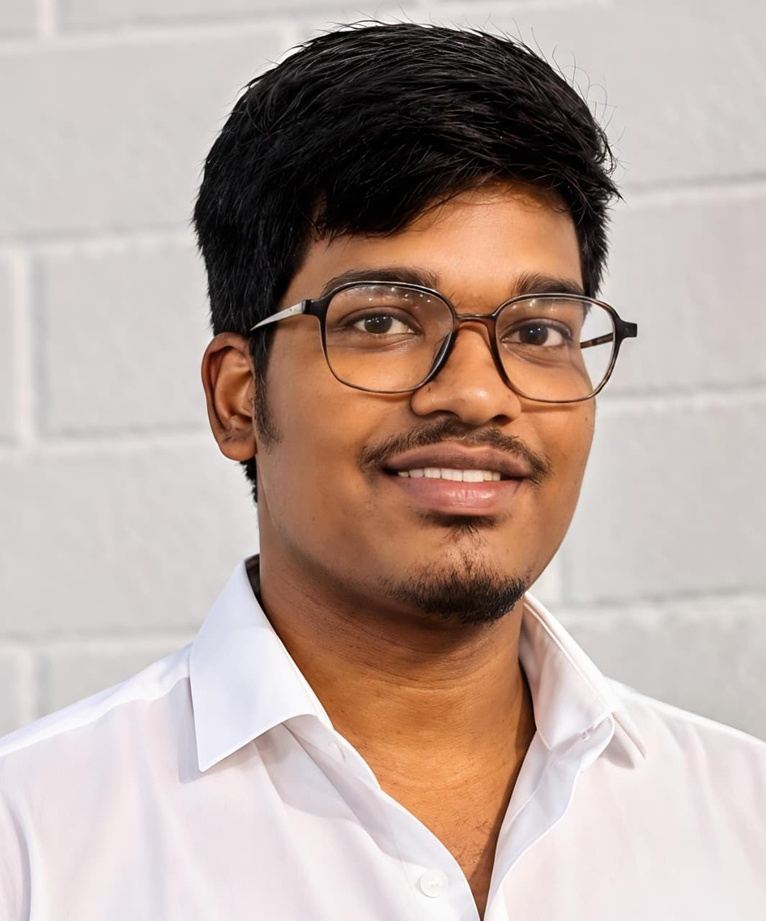
#> input picture Tamizh.jpeg, 766 x 921 px, shrunk from 1065 x 1280 before the run
$ jupyter execute DIPT_EXP_05.ipynb   (older library calls are emulated)
#> lines starting #> are read from the running program, lines starting #| are printed output that depends on the picture
# Name : TAMIZHSELVAN B
# Reg No. : 212223230225
# Exp. No : 5 ( Implementation of filters )

[cell 1]
import cv2
import numpy as np
import matplotlib.pyplot as plt
# Syntex
# dst = cv2.filter2D(src, ddepth, kernel[, dst[, anchor[, delta[, borderType]]]])
# Define a Kernel
kernel = np.ones((5,5), dtype = np.float32) / 5**2
print (kernel)

[cell 2]
# To Perform Convolution
image = cv2.imread('Tamizh.jpeg')
#> image is the input picture: shape (921, 766, 3); mean B, G, R 158, 166.1, 184.6

dst = cv2.filter2D(image, ddepth = -1, kernel = kernel)
plt.axis('on')
plt.imshow(image[:,:,::-1])
plt.title("Original Image")
plt.show()
plt.axis('on')
plt.imshow(dst[:,:,::-1])
plt.title("Convolution Result")
plt.show()

[cell 3]
# Syntex
# dst = cv2.blur(src, ksize[, dst[, anchor[, borderType]]])
average_filter = cv2.blur(image, (30,30))
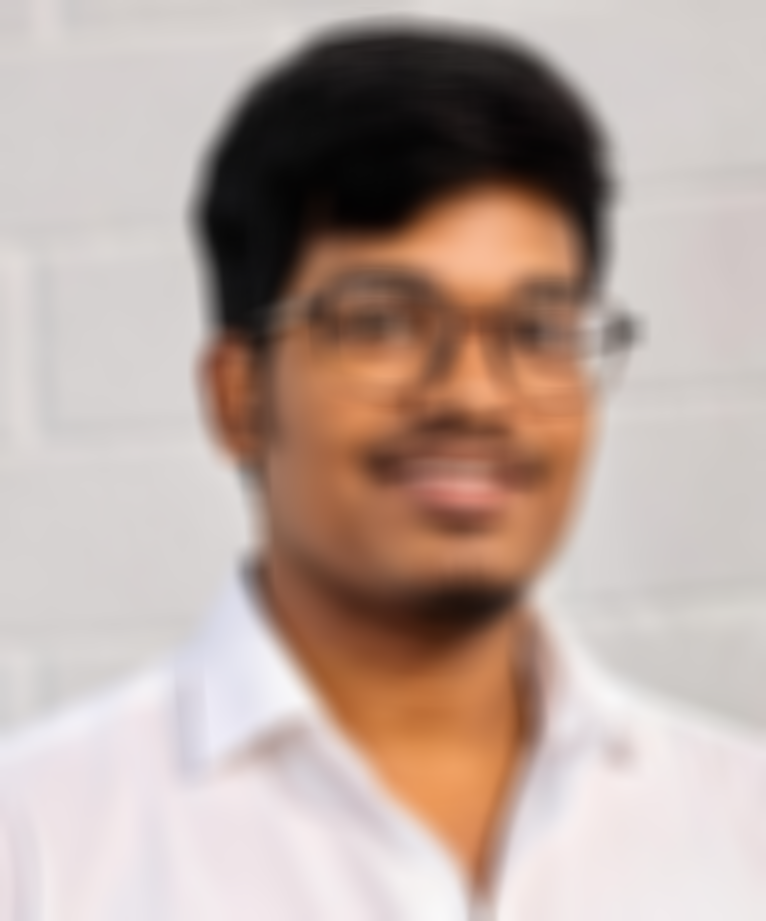
#> average_filter: shape (921, 766, 3); mean B, G, R 158, 166, 184.6
# Display the images.
plt.imshow(image [:, :, ::-1])
plt.title('Input Image')
plt.show()
plt.imshow(average_filter[:, :, ::-1])
plt.title('Output Image ( Average Filter)')

[cell 4]
# Syntex
# dst = cv2.GaussianBlur(src, ksize, sigmaX[, dst[, sigmaY[, borderType]]])
kernel = np.array([[1,2,1],
                   [2,4,2],
                   [1,2,1]])/16
weighted_average_filter = cv2.filter2D(image, -1, kernel)
# Display the images.
plt.imshow(image [:, :, ::-1])
plt.title('Input Image')
plt.show()
plt.imshow(weighted_average_filter[:, :, ::-1])
plt.title('Output Image(weighted_average_filter)')
plt.show()

[cell 5]
# Apply Gaussian blur.
gaussian_filter = cv2.GaussianBlur(image, (29,29), 0, 0)
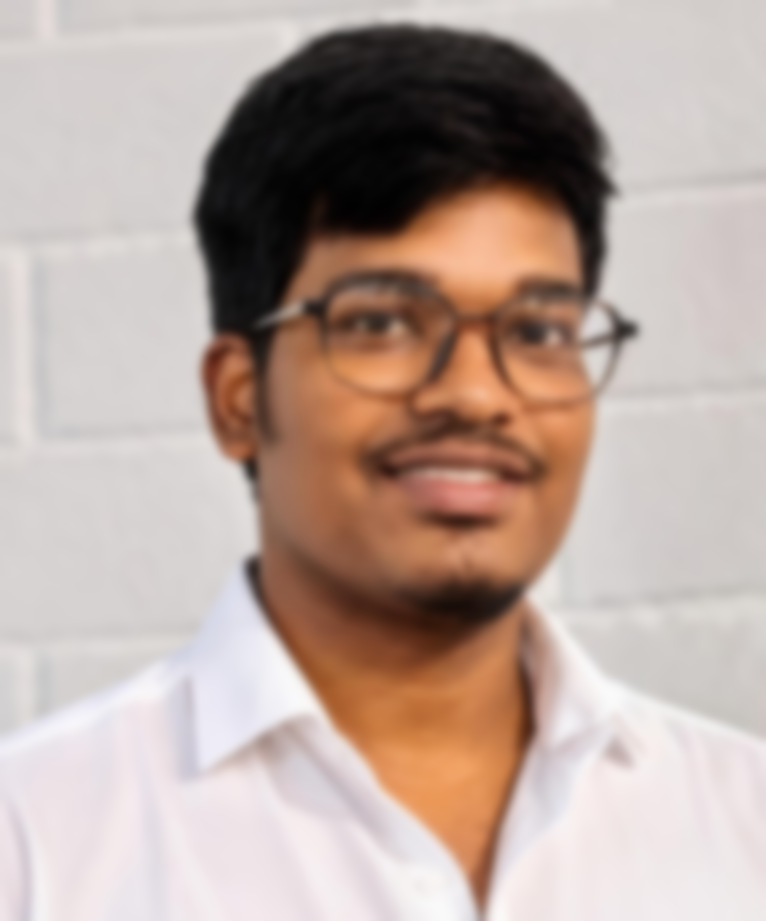
#> gaussian_filter: shape (921, 766, 3); mean B, G, R 158, 166.1, 184.6
# Display the images.
plt.imshow(image [:, :, ::-1])
plt.title('Input Image')
plt.show()
plt.imshow(gaussian_filter[:, :, ::-1])
plt.title('Output Image ( Gaussian Filter)')
plt.show()

[cell 6]
# iv) Using Median Filter
median_filter = cv2.medianBlur(image, 19)
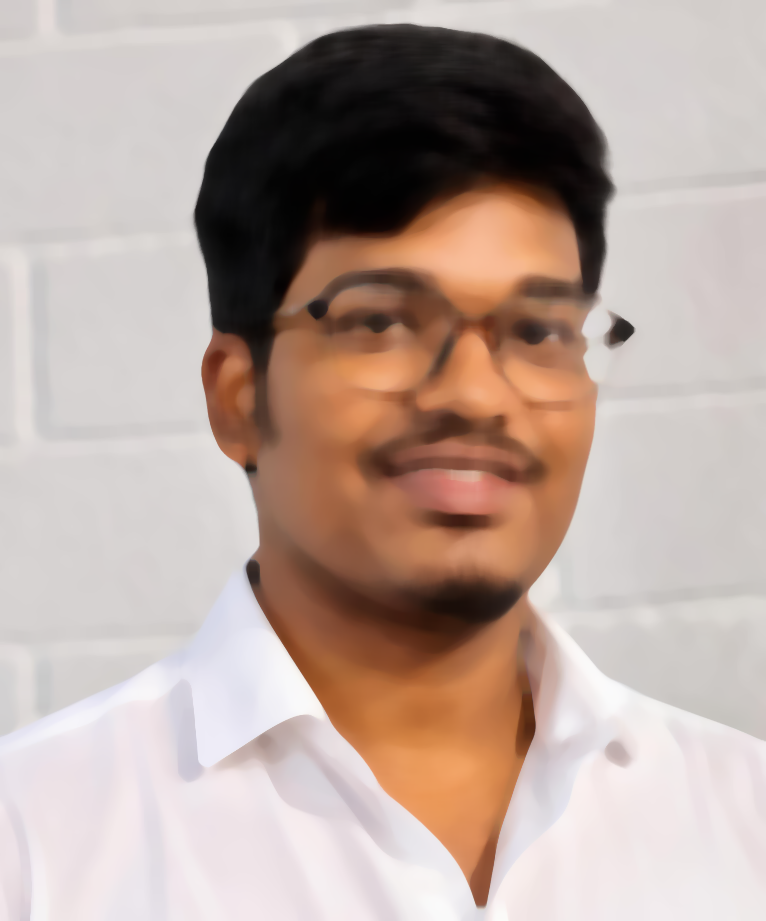
#> median_filter: shape (921, 766, 3); mean B, G, R 158.2, 166.4, 185.3
# Display the images.
plt.imshow(image [:, :, ::-1])
plt.title('Input Image')
plt.show()
plt.imshow(median_filter[:, :, ::-1])
plt.title('Output Image ( Median_filter)')
plt.show()

[cell 7]
# i) Using Laplacian Kernel (Manual Kernel)
laplacian_kernel = np.array([[0, -1, 0],
                             [-1, 5, -1],
                             [0, -1, 0]])
sharpened_laplacian_kernel = cv2.filter2D(image, -1, kernel = laplacian_kernel)
# Display the images.
plt.imshow(image [:, :, ::-1])
plt.title('Input Image')
plt.show()
plt.imshow(sharpened_laplacian_kernel[:, :, ::-1])
plt.title('Output Image ( Laplacian_filter)')

[cell 8]
# ii) Using Laplacian Operator (OpenCV built-in)
gray_image = cv2.cvtColor(image, cv2.COLOR_RGB2GRAY)
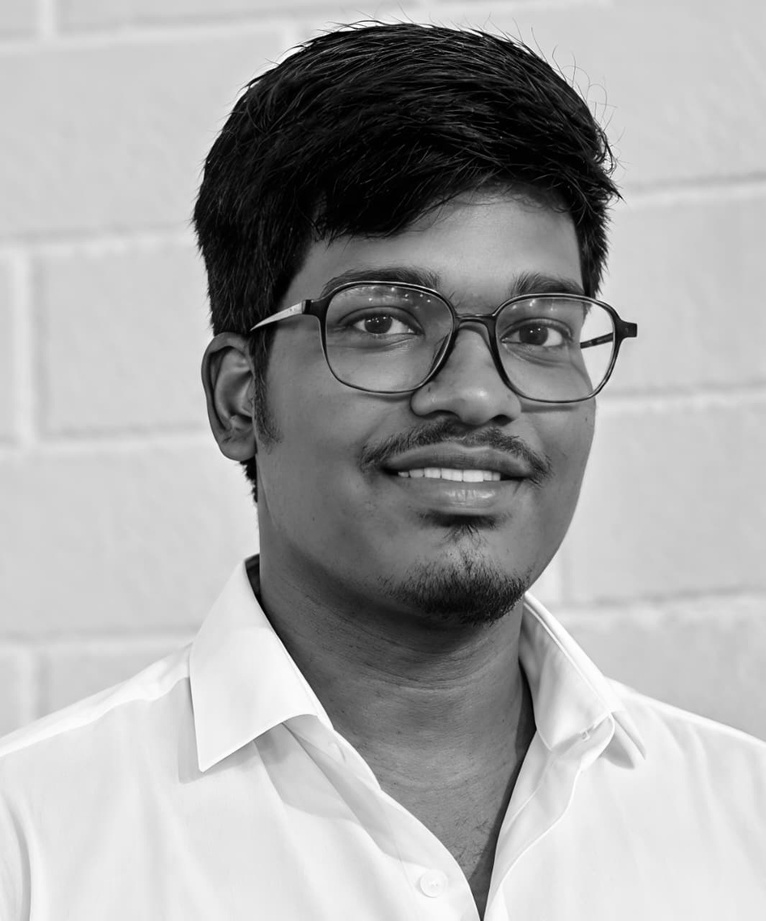
#> gray_image: shape (921, 766); min 0, max 255, mean 165.8
laplacian_operator = cv2.Laplacian(gray_image, cv2.CV_64F)
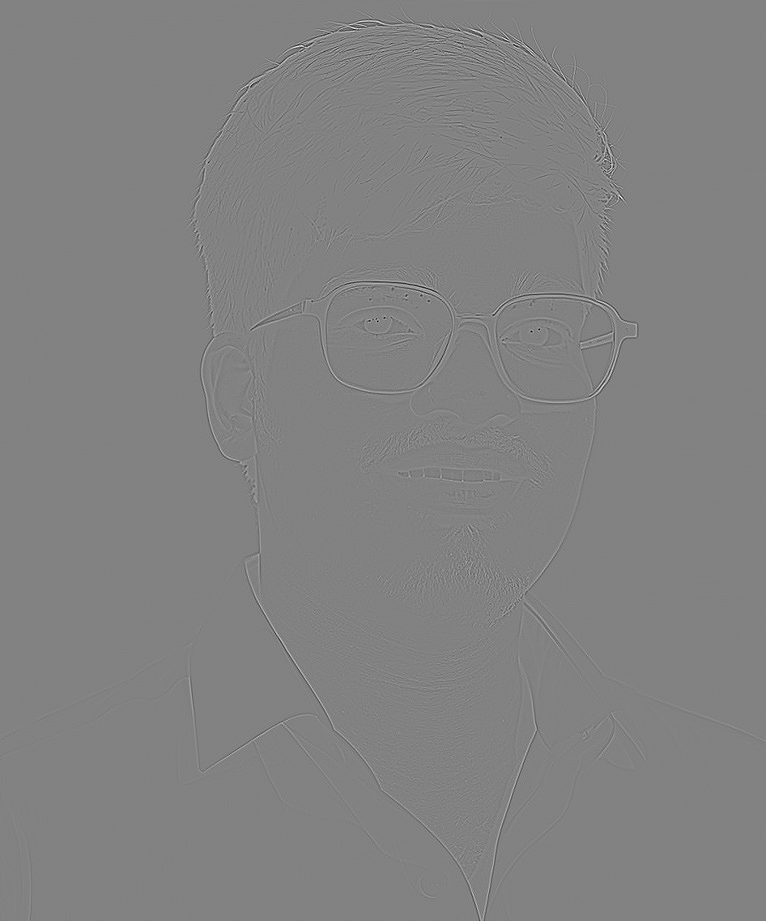
#> laplacian_operator: shape (921, 766) float64; min -380, max 365, mean 0; drawn with min black and max white
laplacian_operator = np.uint8(np.absolute(laplacian_operator))
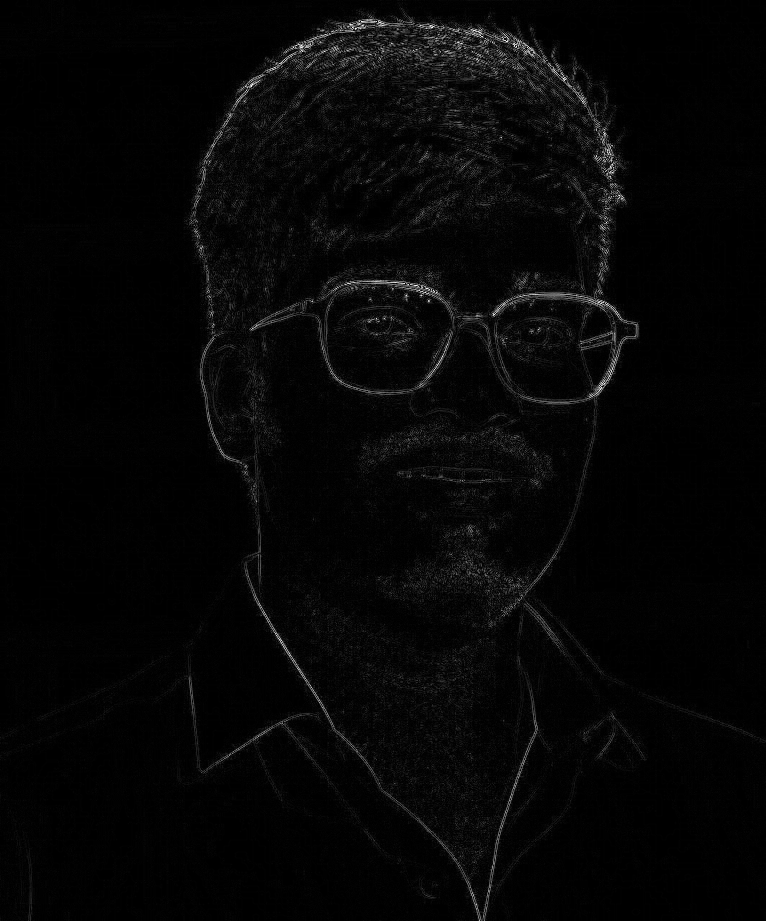
#> laplacian_operator: shape (921, 766); min 0, max 255, mean 6
# Display the images.
plt.imshow(image [:, :, ::-1])
plt.title('Input Image')
plt.show()
plt.imshow(gray_image, cmap='gray')
plt.title('Gray_image')
plt.show()
plt.imshow(laplacian_operator,cmap='gray')
plt.title('Output Image ( Laplacian_filter)')
